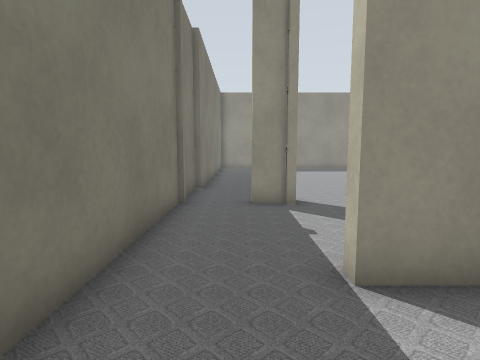
View 1 (above)

24 first-person views from a walk through a world built for the Gazebo simulator. The camera is 0.72 m above the floor, tilts 6° down and sees 80° across. Floor lines are 1 m apart. The floor is counted in squares, 0.5 m on a side. Each view is taken from the middle of a square. On the plan, view 1 faces up. The plan holds only what a view shows up to about 14 squares ahead; the rest is blank. The place goes on beyond the plan.

View 2
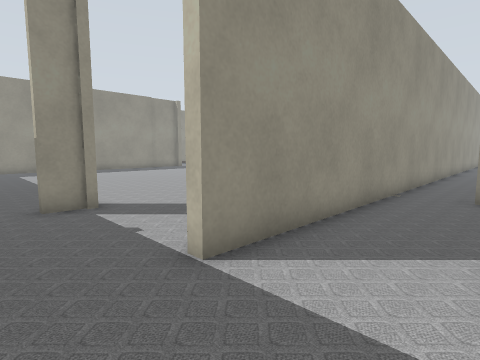

View 3
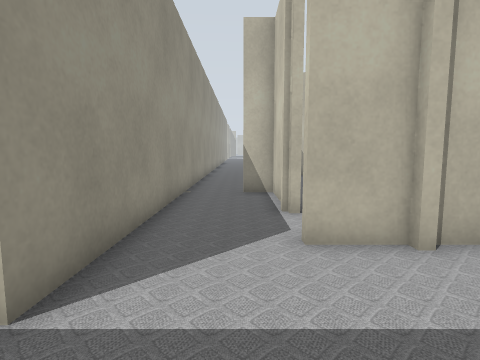

View 4
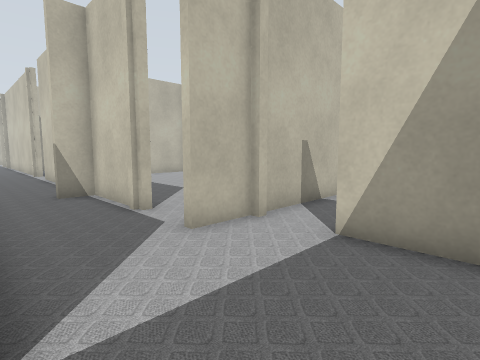

View 5
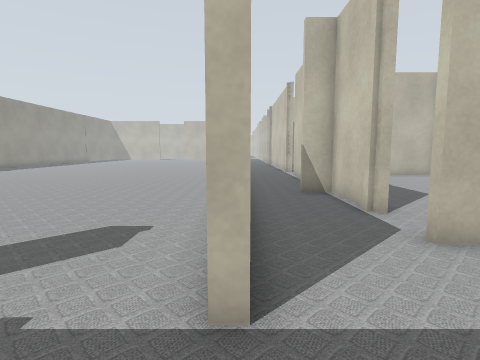

View 6
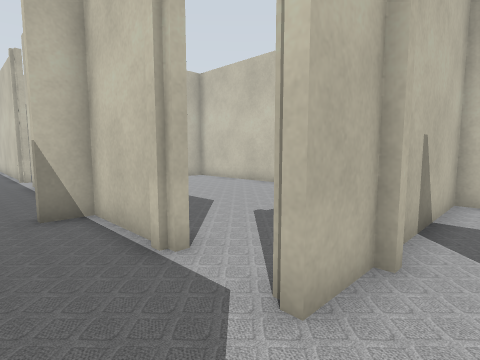

View 7
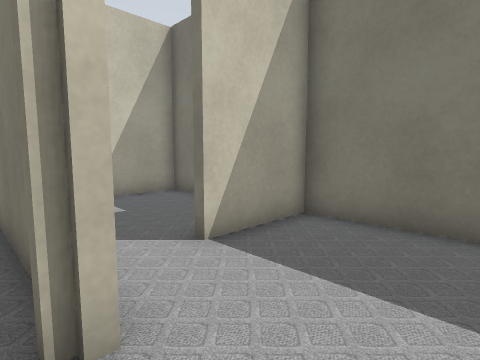

View 8
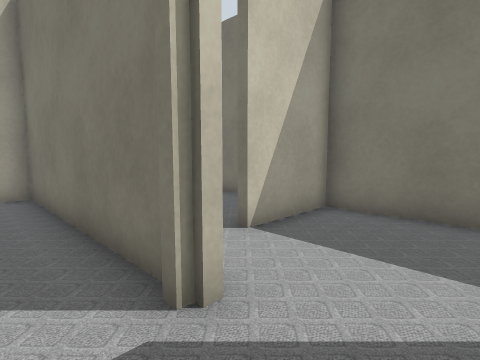

View 9
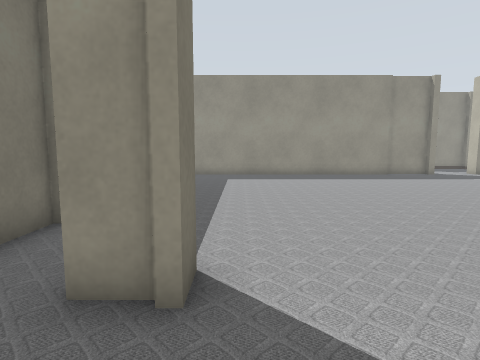

View 10
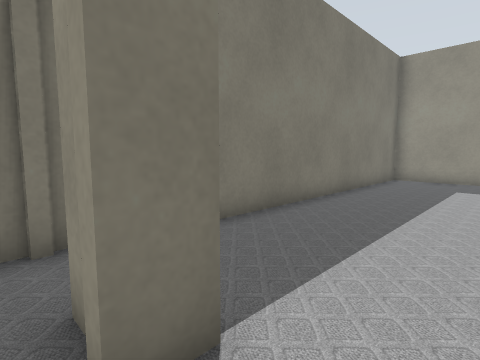

View 11
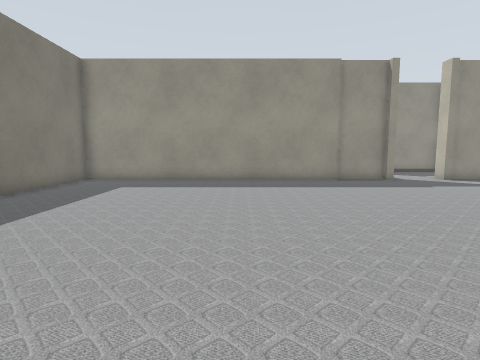

View 12
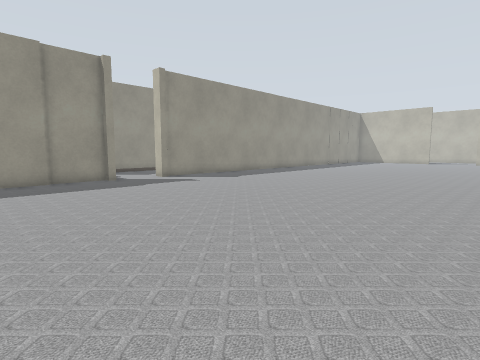

View 13
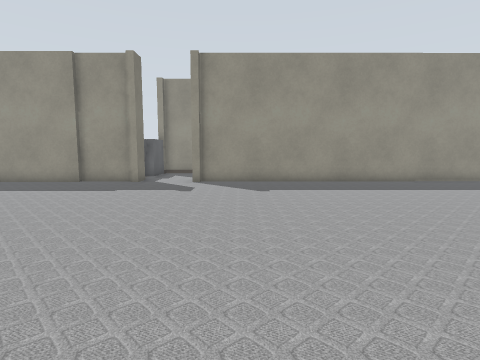

View 14
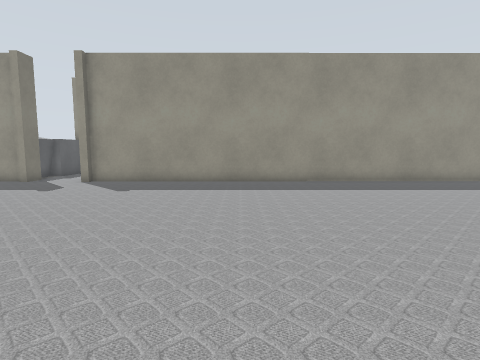

View 15
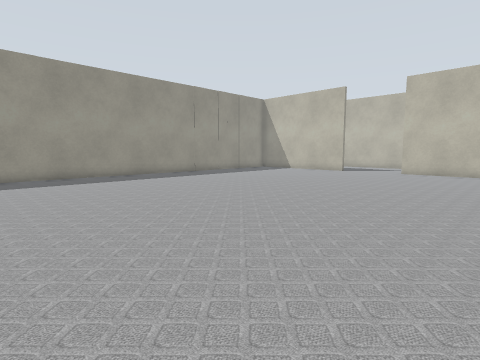

View 16
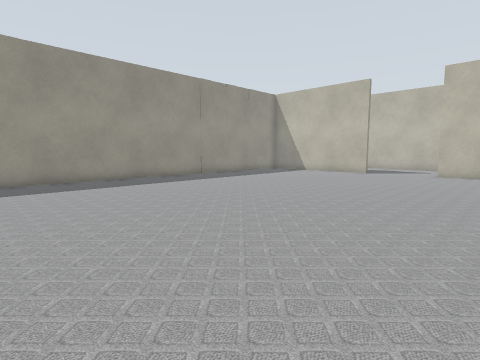

View 17
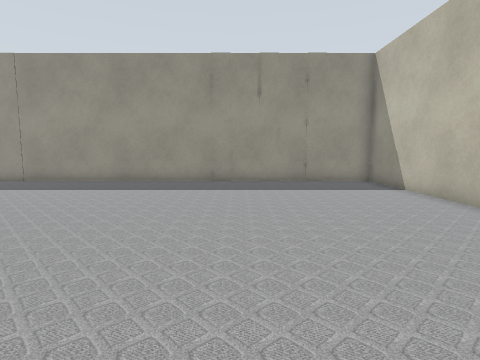

View 18
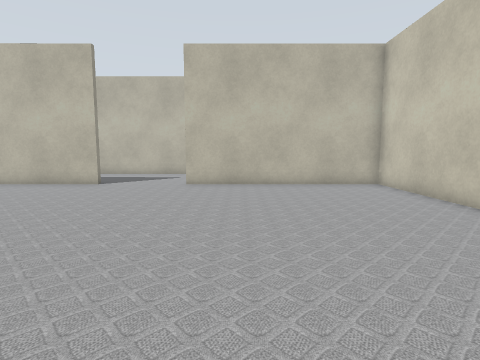

View 19
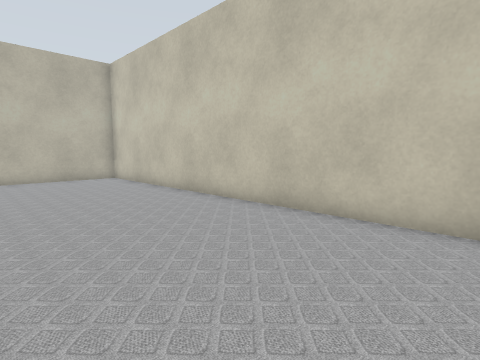

View 20
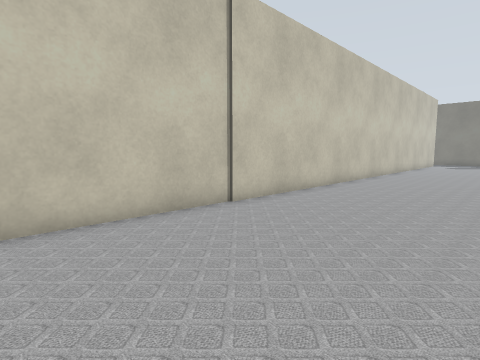

View 21
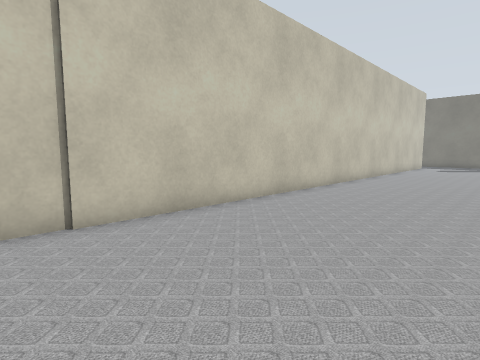

View 22
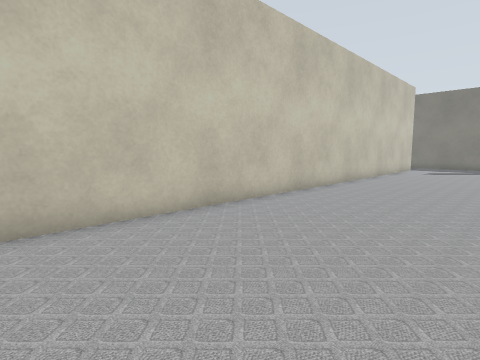

View 23
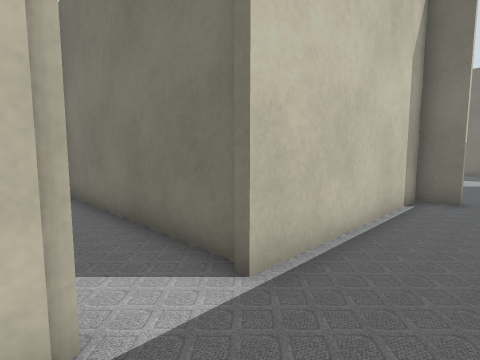

View 24
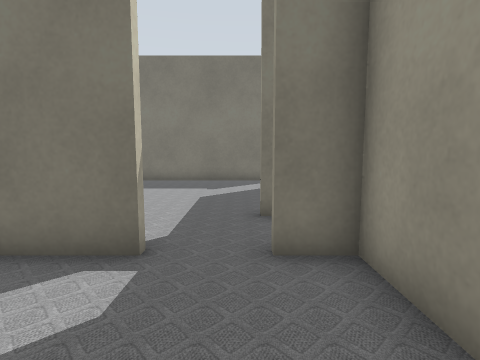

### Floor plan
Points are (right, up) in squares from view 1. A wall is a line through its corners. A room is listed if a view was taken in it or the views show most of it. See-through windows are left out.
Room 1 (views 1, 2, 3, 4, 5, 6, 7, 8, 23)
walls: (17.4, -0.1) (20, -0.1); (16.2, 2.9) (1.2, 2.9) (1.2, 3.4); (8.9, 1) (8.9, -0.1) (15.8, -0.1); (5.4, -0.1) (8.7, -0.1) (8.7, 1); (3.1, -0.1) (3.8, -0.1); (3.2, -1.6) (3.2, 0.1); (-1.7, 3.6) (-1.7, -1.6) (1.2, -1.6)
ways out: opening at (0, 3) to room 2; opening at (2, -2); gap at (17, 0)
Room 2 (views 9, 10, 11, 12, 13, 14, 15, 16, 17, 18, 19, 20, 21, 22)
walls: (15.9, 21.8) (15.9, 22.4); (13.1, 22.1) (10.6, 22.1); (13.4, 22.5) (13.4, 21.9) (13, 21.9); (10.8, 21.9) (-1.4, 21.9) (-1.4, 10.5); (9.5, 3.2) (42, 3.2) (42, 11.4); (1.5, 8.4) (1.5, 7.6) (0.2, 7.6); (-1.7, 10.5) (-1.7, 7.9); (-1.7, 7.8) (-1.7, 3.6); (42, 14.9) (42, 22.1) (16.1, 22.1)
ways out: opening at (0, 3) to room 1; opening at (14.5, 22); opening at (42, 13)
Room 3 (view 24)
walls: (25.2, -3.2) (25.2, -5.4); (27.2, -0.4) (25.2, -0.4) (25.2, -1.6)
ways out: opening at (25, -2.5)

Where each view was taken, in squares from view 1:
view 1: 0 up, 0 right, facing up
view 2: 0 up, 1 left, facing up-right
view 3: 1 up, 1 left, facing right
view 4: 3 up, 1 left, facing down-right
view 5: 3 up, 1 left, facing right
view 6: 2 up, 2 right, facing down-right
view 7: 2 up, 4 right, facing down-left
view 8: 2 up, 5 right, facing down-left
view 9: 5 up, 2 right, facing up
view 10: 7 up, 3 right, facing up-left
view 11: 8 up, 6 right, facing up
view 12: 8 up, 8 right, facing up-right
view 13: 9 up, 18 right, facing up
view 14: 9 up, 23 right, facing up
view 15: 6 up, 23 right, facing up-right
view 16: 8 up, 24 right, facing up-right
view 17: 9 up, 36 right, facing up
view 18: 9 up, 30 right, facing right
view 19: 9 up, 27 right, facing down-right
view 20: 9 up, 31 right, facing down-left
view 21: 9 up, 27 right, facing down-left
view 22: 9 up, 24 right, facing down-left
view 23: 2 up, 18 right, facing down-left
view 24: 2 down, 29 right, facing left
